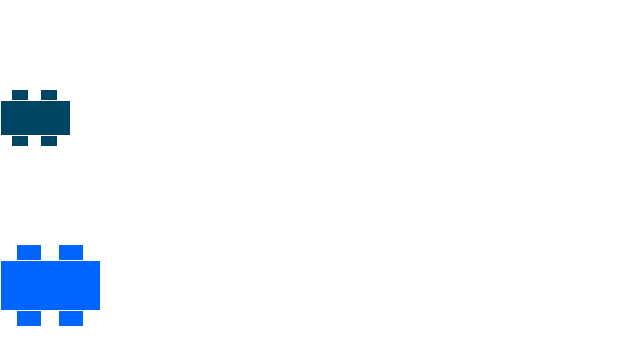
Frame 1 (no input)
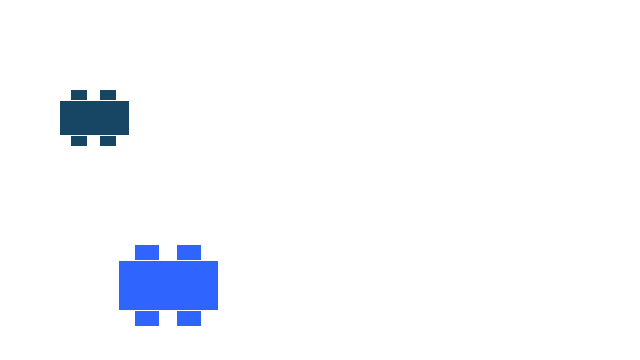
Frame 60 (the mouse pressed at the canvas centre just before this capture)
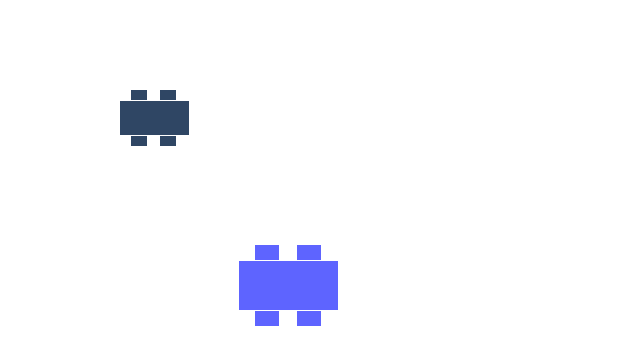
Frame 120 (the mouse held since frame 60 and released just before this capture)

The Processing sketch that drew these frames (run headless with seeded random() and noise(); from frame 60 on, the mouse is pressed at the canvas centre):

// Processing sketch: sketch_53_Car_Object
// ── sketch_53_Car_Object.pde
Car myCar1;
Car myCar2;

void setup()
{
  size(640, 360);

  myCar1 = new Car(0, 100, 1, 70);
  myCar2 = new Car(0, 260, 2, 100);
}

void draw()
{
  background(255);
  myCar1.display();
  myCar1.move();

  myCar2.display();
  myCar2.move();
}

// ── Car.pde
class Car
{
  int x;
  int y;
  int speed;
  int carSize;

  Car(int posX, int posY, int spd, int size)
  {
    x = posX;
    y = posY;
    speed = spd;
    carSize = size;
  }

  void display()
  {
    stroke(255);
    //noStroke();
    float map = map(x,0,width,0,255);
    fill(map,carSize,y);
    rect(x, y, carSize, carSize/2);
    
    rect(x+carSize/6,y-carSize/6,carSize/4,carSize/6);
    rect(x+3.5*carSize/6,y-carSize/6,carSize/4,carSize/6);
    rect(x+carSize/6,y+3*carSize/6,carSize/4,carSize/6);
    rect(x+3.5*carSize/6,y+3*carSize/6,carSize/4,carSize/6);
  }
  void move()
  {
    if (x < width)
    {
      x = x+speed;
    } else
    {
      x = -carSize;
    }
  }
}
